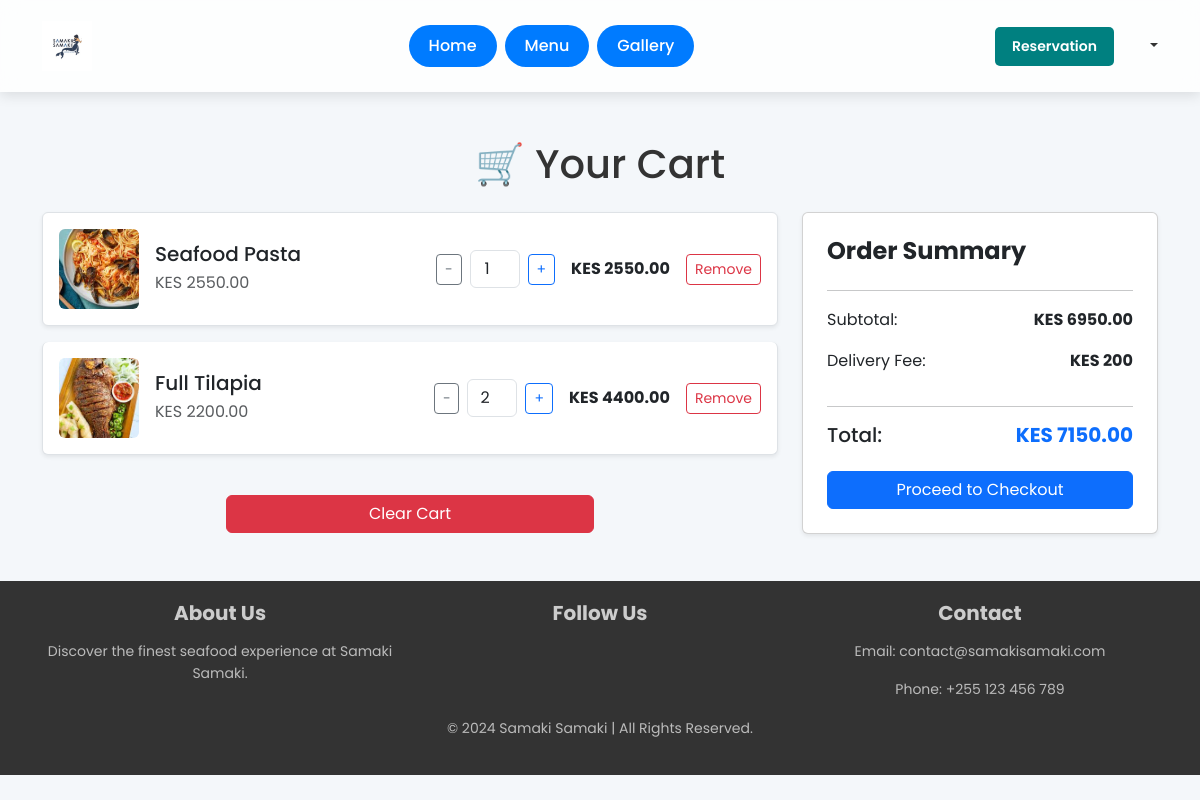
The app's page /cart/cart/ (signed in) with its own data.
### cart/models.py (models this page shows, shortened)
class Cart(models.Model):
    user = models.ForeignKey(User, on_delete=models.CASCADE, related_name="cart_items")
    item = models.ForeignKey(MenuItem, on_delete=models.CASCADE)
    quantity = models.PositiveIntegerField(default=1)
    added_at = models.DateTimeField(auto_now_add=True)
    class Meta:
        unique_together = ('user', 'item')  # Ensure a user can't have duplicate items in the cart
        ordering = ['-added_at']  # Most recently added items appear first
    def total_price(self):
        return self.item.price * self.quantity

### menu/models.py (models this page shows, shortened)
class MenuItem(models.Model):
    name = models.CharField(max_length=255)
    description = models.TextField()
    price = models.DecimalField(max_digits=10, decimal_places=2)
    image = models.ImageField(upload_to='menu_items/')
    category = models.CharField(max_length=100, choices=(
        ('starters', 'Starters'),
        ('main_courses', 'Main Courses'),
        ('desserts', 'Desserts'),
        ('beverages', 'Beverages'),
        ('seafood', 'Seafood'),
        ('specials', 'Specials'),
    ))
    vegetarian = models.BooleanField(default=False)
    gluten_free = models.BooleanField(default=False)

### cart/views.py (the view)
# urls.py: path('cart/', views.cart_view, name='cart_view'),  # View cart
@login_required
def cart_view(request):
    cart_items = Cart.objects.filter(user=request.user)
    subtotal = sum(item.total_price() for item in cart_items)
    delivery_fee = 200  # Fixed delivery fee
    total_price = subtotal + delivery_fee  # Grand total
    return render(request, 'cart/cart.html', {
        'cart_items': cart_items,
        'subtotal': subtotal,
        'delivery_fee': delivery_fee,
        'total_price': total_price
    })

### cart/templates/cart/cart.html (shortened to what this page needs)
{% extends 'base.html' %}
{% block content %}
<div class="container mt-5">
    <h1 class="text-center mb-4">🛒 Your Cart</h1>
    <div class="row">
        <div class="col-md-8">
            <div class="list-group">
                {% for item in cart_items %}
                    <div class="list-group-item d-flex align-items-center shadow-sm p-3 rounded mb-3">
                        <div style="flex: 0 0 80px;">
                            <img src="{{ item.item.image.url }}" alt="{{ item.item.name }}" class="rounded" width="80" height="80" style="object-fit: cover;">
                        </div>
                        <div class="ms-3" style="flex: 1 1 auto; min-width: 200px;">
                            <h5 class="mb-1 text-start">{{ item.item.name }}</h5>
                            <p class="text-muted mb-0">KES {{ item.item.price }}</p>
                        </div>
                        <div class="d-flex align-items-center" style="flex: 0 0 auto;">
                            <div class="d-flex align-items-center me-3">
                                <button class="btn btn-outline-secondary btn-sm decrease-qty" data-id="{{ item.id }}">−</button>
                                <input type="number" class="form-control text-center mx-2 qty-input" data-id="{{ item.id }}" value="{{ item.quantity }}" min="1" style="width: 50px;">
                                <button class="btn btn-outline-primary btn-sm increase-qty" data-id="{{ item.id }}">+</button>
                            </div>
                            <p class="fw-bold mb-0 me-3 item-total">KES {{ item.total_price|floatformat:2 }}</p>
                            <a href="{% url 'cart_remove' item.id %}" class="btn btn-outline-danger btn-sm remove-item">Remove</a>
                        </div>
                    </div>
                {% empty %}
                    <p class="text-center text-muted">Your cart is empty.</p>
                {% endfor %}
            </div>
            {% if cart_items %}
            <div class="text-center mt-4">
                <a href="{% url 'clear_cart' %}" class="btn btn-danger w-50 mb-5">Clear Cart</a>
            </div>
            {% endif %}
        </div>
        <div class="col-md-4">
            <div class="card shadow-sm p-4">
                <h4 class="fw-bold">Order Summary</h4>
                <hr>
                <p class="d-flex justify-content-between">
                    <span>Subtotal:</span>
                    <span class="fw-bold" id="subtotal">KES {{ subtotal|floatformat:2 }}</span>
                </p>
                <p class="d-flex justify-content-between">
                    <span>Delivery Fee:</span>
                    <span class="fw-bold">KES {{ delivery_fee }}</span>
                </p>
                <hr>
                <h5 class="d-flex justify-content-between">
                    <span>Total:</span>
                    <span class="fw-bold text-primary" id="total-amount">KES {{ total_price|floatformat:2 }}</span>
                </h5>
                <a href="{% url 'checkout' %}" class="btn btn-primary w-100 mt-3">Proceed to Checkout</a>
            </div>
        </div>
    </div>
</div>
<div id="toast-container" class="position-fixed top-0 end-0 p-3" style="z-index: 1050;"></div>
{% endblock %}

### static/assets/css/styles.css (style rules this page uses)
:root { --primary-color: #008080; --secondary-color: #ff6347; --dark-color: #222; --light-color: #f8f9fa; --text-color: #444; --white: #fff; }
* { margin: 0; padding: 0; box-sizing: border-box; font-family: 'Poppins', sans-serif; }
body { background-color: var(--light-color); color: var(--text-color); line-height: 1.6; }

### templates/base.html (style rules this page uses)
body { font-family: 'Poppins', sans-serif; background-color: #f4f7fa; color: #333; }

### records on screen
Cart: item.image (picture), item.name "Seafood Pasta", item.price "2550.00", quantity "1", total_price "2550.00"
Cart: item.image (picture), item.name "Full Tilapia", item.price "2200.00", quantity "2", total_price "4400.00"

### other values on screen
{{ subtotal|floatformat:2 }} "6950.00"
{{ delivery_fee }} "200"
{{ total_price|floatformat:2 }} "7150.00"
